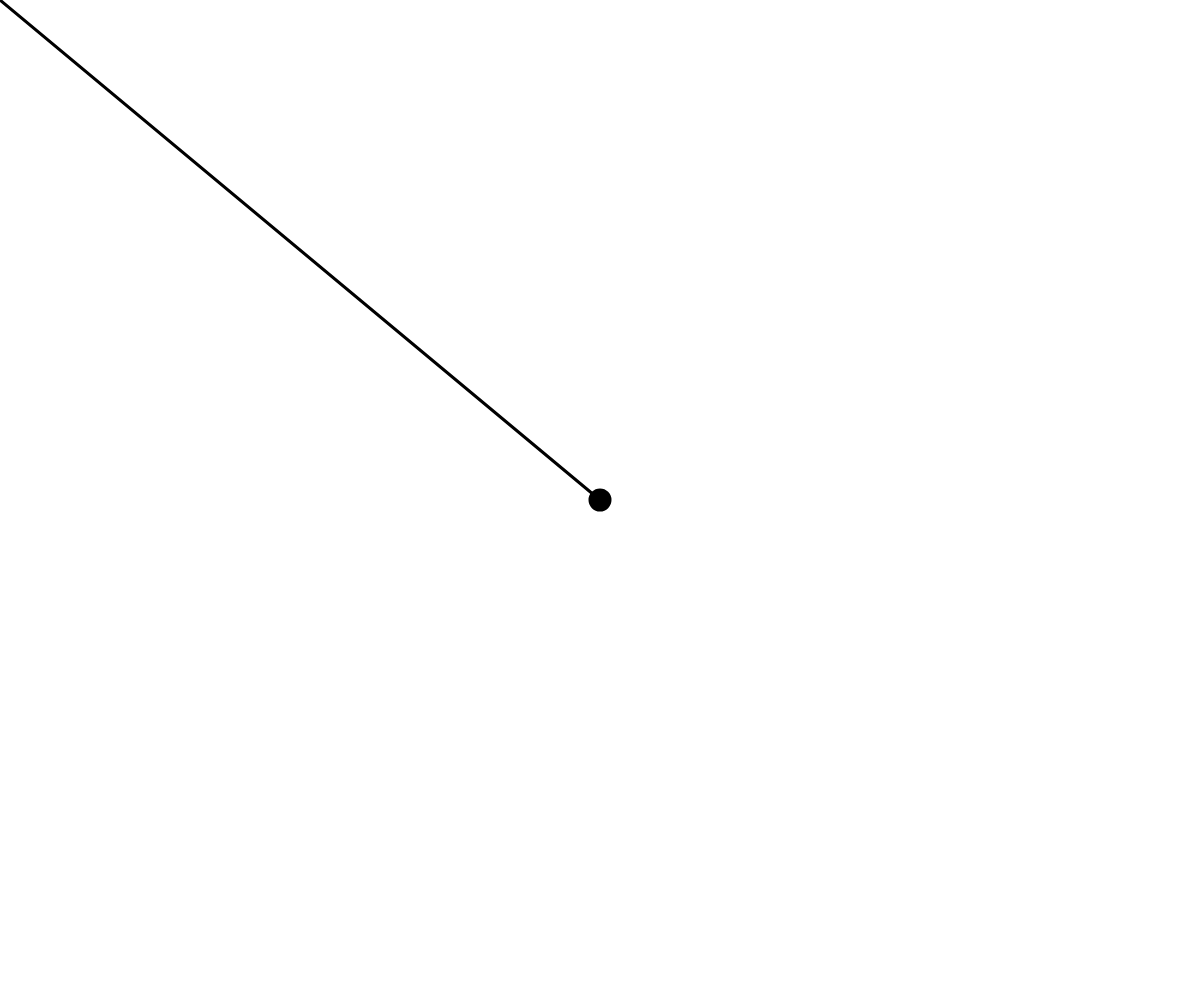
Frame 1 (no input)
Frame 60 (no input): identical to frame 1, image omitted
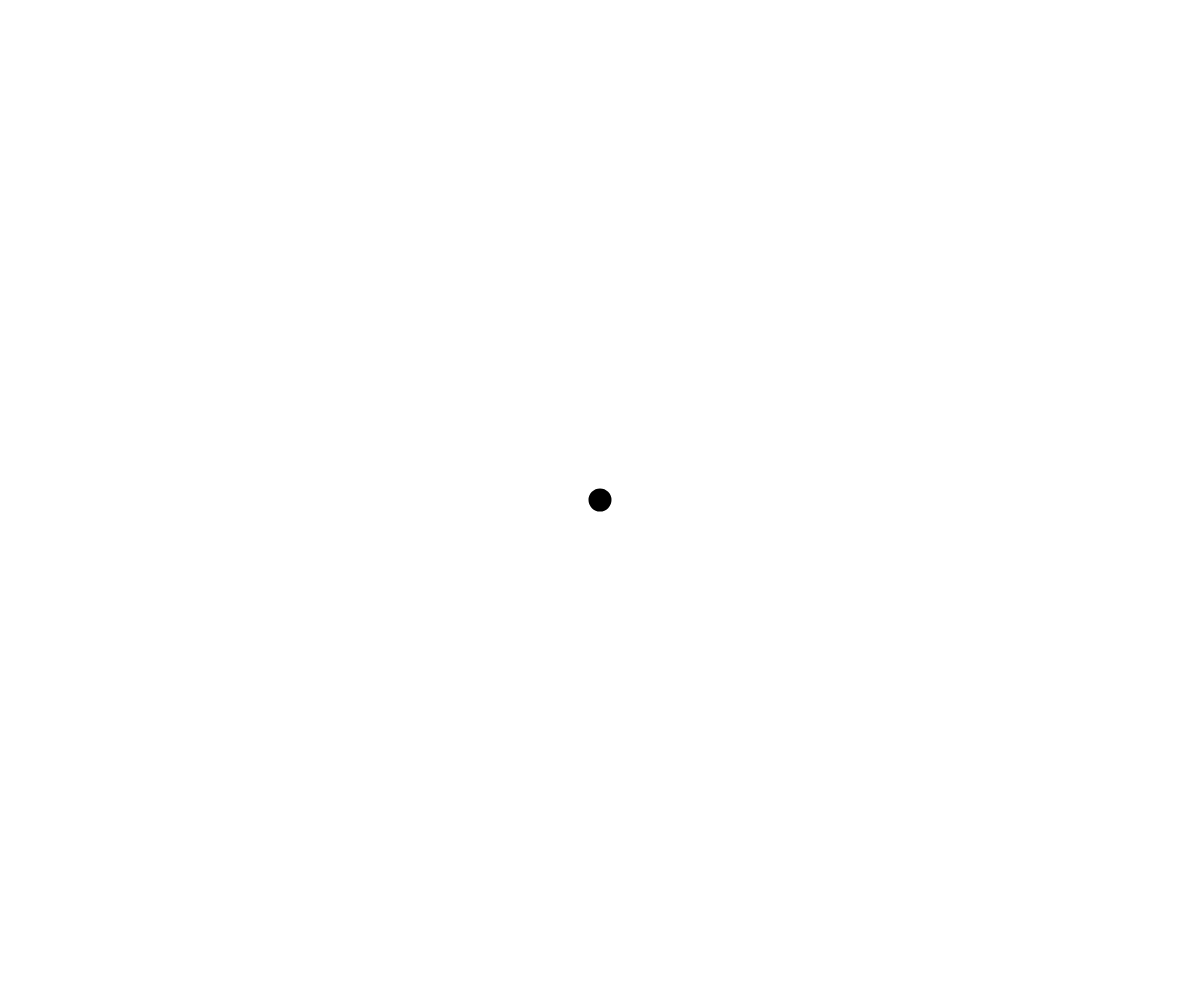
Frame 120 (the mouse pressed at the canvas centre since frame 60)

The p5.js sketch that drew these frames (run headless with seeded random() and noise() and a simulated clock; from frame 60 on, the mouse is pressed at the canvas centre):

// p5.js sketch
// ── sketch.js
// https://p5js.org/examples/input-clock.html

let x=window.innerWidth/2;
let y=window.innerHeight/2;
let xSpeed;
let ySpeed;

function setup() {
  createCanvas(window.innerWidth, window.innerHeight);
  strokeWeight(3);
  fill(0);
}

// The mouse's heading when centered mid-canvas.
// Returns an angle in radians between -PI and PI.
function mouseHeading() {
}

function draw() {
  background(255);
  xSpeed=(mouseX-x)*0.1;
  ySpeed=(mouseY-y)*0.1;
  if (mouseIsPressed){
    x=x+xSpeed;
    y=y+ySpeed;
  }
  circle(x,y,20);
  line(x,y,mouseX,mouseY);
}

function windowResized(){
  resizeCanvas(window.innerWidth, window.innerHeight);
}
